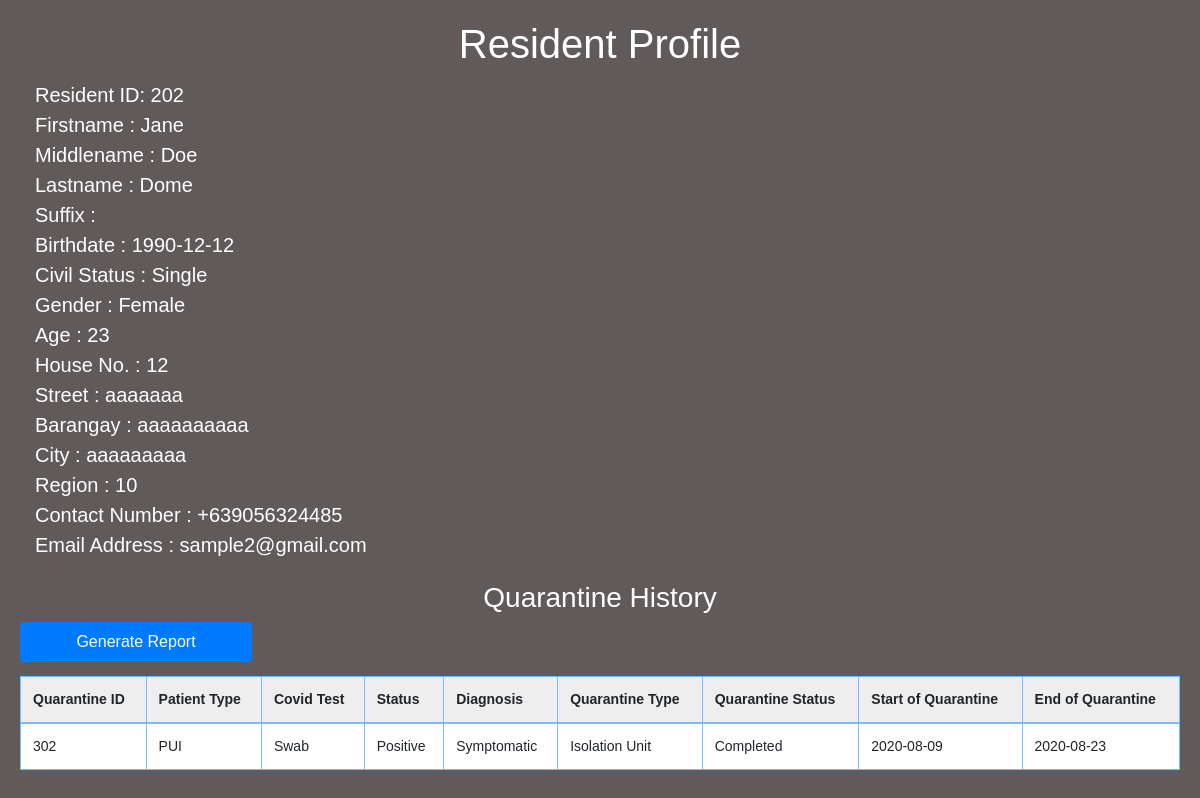
/resident-profile.php?ResidentID=202, run on an earlier commit of the app's database.
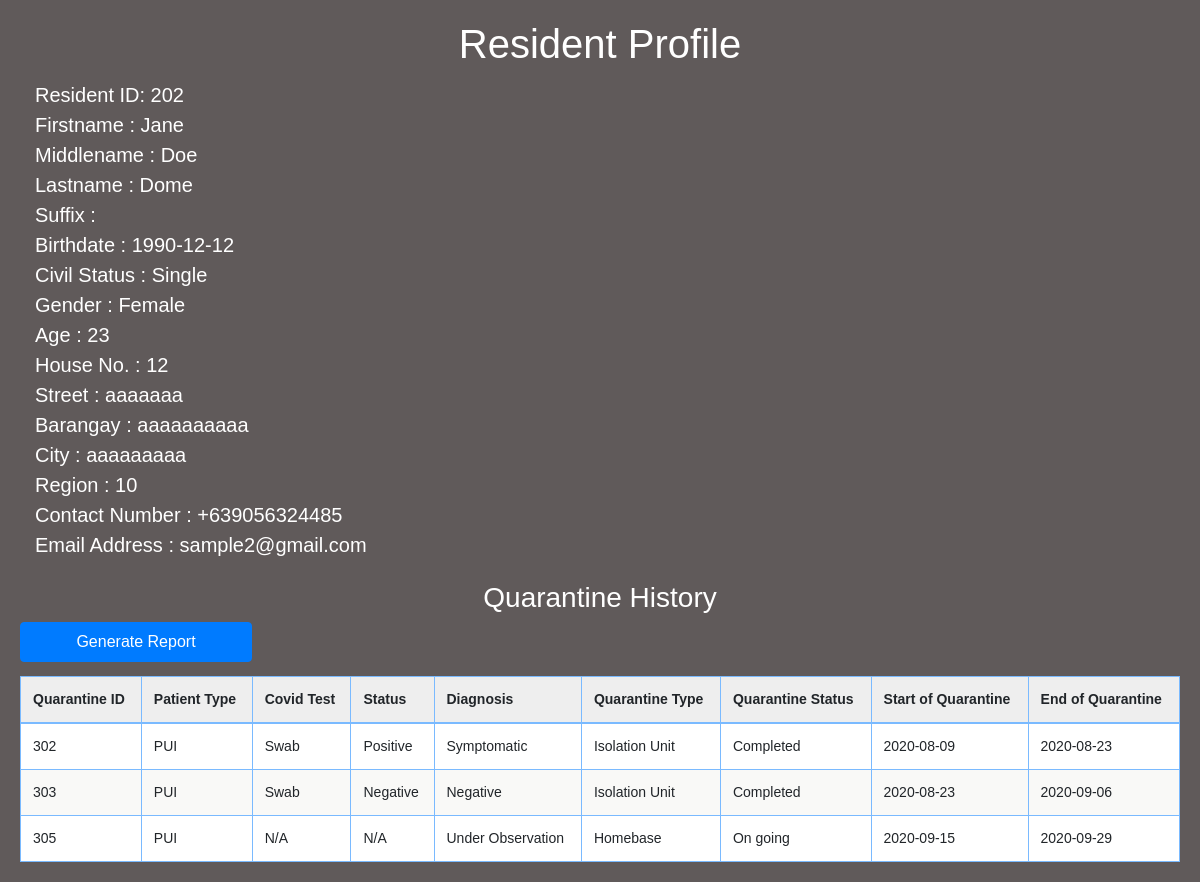
And on a later commit of the database.
### tables this page shows
CREATE TABLE `tbl_resident` (
  `residentID` int(8) NOT NULL AUTO_INCREMENT,
  `residentFname` varchar(20) NOT NULL,
  `residentMname` varchar(20) NOT NULL,
  `residentLname` varchar(20) NOT NULL,
  `residentSuffix` varchar(20) DEFAULT NULL,
  `residentGender` varchar(20) NOT NULL,
  `residentBirthdate` date NOT NULL,
  `residentAge` int(3) NOT NULL,
  `residentCivilStatus` varchar(20) NOT NULL,
  `residentHouseno` int(20) DEFAULT NULL,
  `residentStreet` varchar(20) NOT NULL,
  `residentBrgy` varchar(20) NOT NULL,
  `residentCity` varchar(20) NOT NULL,
  `residentRegion` int(8) NOT NULL,
  `residentPhone` varchar(20) NOT NULL,
  `residentEmail` varchar(30) NOT NULL,
  PRIMARY KEY (`residentID`)
);

CREATE TABLE `tbl_patient` (
  `patientQrtnID` int(8) NOT NULL AUTO_INCREMENT,
  `residentID` int(8) NOT NULL,
  `patientTest` varchar(10) NOT NULL,
  `patientStatus` varchar(10) NOT NULL,
  `patientType` varchar(10) NOT NULL,
  `patientQrtnType` varchar(20) NOT NULL,
  `patientQrtnStatus` varchar(20) NOT NULL,
  `patientQrtnStart` date NOT NULL,
  `patientQrtnEnd` date NOT NULL,
  `patientDiagnosis` varchar(30) NOT NULL,
  PRIMARY KEY (`patientQrtnID`),
  KEY `residentIDFK` (`residentID`),
  CONSTRAINT `residentIDFK` FOREIGN KEY (`residentID`) REFERENCES `tbl_resident` (`residentID`) ON UPDATE CASCADE
);

### resident-profile.php (called while the page is built)
<?php
    include("includes/template/header.php");
    include_once('utilities/dbconnect.php');
    include("includes/template/resident-content.php");
    include("includes/template/footer.php");
?>

### includes/template/resident-content.php (the view, shortened to what this page needs)
<?php
    $ResidentID=$_GET['ResidentID'];
    $sql = "SELECT * FROM tbl_resident WHERE residentID = '$ResidentID'";
    $data = mysqli_query($conn, $sql);
    $fetchdata = mysqli_fetch_assoc($data);
    $ResidentID = $fetchdata['residentID'];
?>
<h1 style="color: #ffffff;">Resident Profile</h1>
<div class="container-fluid" style="color: #ffffff;font-size: 20px;">
    Resident ID:
    <?= $fetchdata['residentID']; ?><br>
    Firstname :
    <?= $fetchdata['residentFname']; ?><br>
    Middlename :
    <?= $fetchdata['residentMname']; ?><br>
    Lastname :
    <?= $fetchdata['residentLname']; ?><br>
    Suffix :
    <?= $fetchdata['residentSuffix']; ?><br>
    Birthdate :
    <?= $fetchdata['residentBirthdate']; ?><br>
    Civil Status :
    <?= $fetchdata['residentCivilStatus']; ?><br>
    Gender :
    <?= $fetchdata['residentGender']; ?><br>
    Age :
    <?= $fetchdata['residentAge']; ?><br>
    House No. :
    <?= $fetchdata['residentHouseno']; ?><br>
    Street :
    <?= $fetchdata['residentStreet']; ?><br>
    Barangay :
    <?= $fetchdata['residentBrgy']; ?><br>
    City :
    <?= $fetchdata['residentCity']; ?><br>
    Region :
    <?= $fetchdata['residentRegion']; ?><br>
    Contact Number :
    <?= $fetchdata['residentPhone']; ?><br>
    Email Address :
    <?= $fetchdata['residentEmail']; ?><br>
</div>
<br><h3 style="color: #ffffff;text-align: center;">Quarantine History</h3>
    <div>
        <form method="post" action="utilities/resgenerate-report.php">
            <input type="submit" name="generate" class="btn btn-primary" value="Generate Report" />
        </form>
    </div>
<div>
    <table id="data" class="table table-primary">
        <thead>
            <tr>
                <th>Quarantine ID</th>
                <th>Patient Type</th>
                <th>Covid Test</th>
                <th>Status</th>
                <th>Diagnosis</th>
                <th>Quarantine Type</th>
                <th>Quarantine Status</th>
                <th>Start of Quarantine</th>
                <th>End of Quarantine</th>
            </tr>
        </thead>
        <tbody>
            <?php
                $sql = "SELECT * FROM tbl_patient WHERE residentID = '$ResidentID'";
                $result = mysqli_query($conn, $sql);
                if(mysqli_num_rows($result) > 0){
                    while($row = mysqli_fetch_assoc($result)){
            ?>
                        <tr>
                            <td><?= $row['patientQrtnID']; ?></td>
                            <td><?= $row['patientType']; ?></td>
                            <td><?= $row['patientTest']; ?></td>
                            <td><?= $row['patientStatus']; ?></td>
                            <td><?= $row['patientDiagnosis']; ?></td>
                            <td><?= $row['patientQrtnType']; ?></td>
                            <td><?= $row['patientQrtnStatus']; ?></td>
                            <td><?= $row['patientQrtnStart']; ?></td>
                            <td><?= $row['patientQrtnEnd']; ?></td>
                        </tr>
            <?php
                    }
                }
            ?>
        </tbody>
    </table>
</div>

### includes/template/header.php (shortened to what this page needs)
<!DOCTYPE html>
<html lang="en">
<head>
    <link rel="stylesheet" href="css/bootstrap.min.css">
    <link rel="stylesheet" href="css/all.min.css">
    <link rel="stylesheet" href="css/style.css">
    <link href="https://www.jqueryscript.net/css/jquerysctipttop.css" rel="stylesheet" type="text/css">
</head>
<body style="background-color: #605a5a;">

### includes/template/footer.php
</body>
</html>

### css/style.css (style rules this page uses)
body { margin: 0; background-color: #fafafa; font-family: 'Open Sans'; }
input { margin: 15px auto; display: block; width: 50%; padding: 8px; border: 1px solid gray; }
body { margin: 20px; font-family: "Ubuntu", "Trebuchet MS", sans-serif; font-size: 14px; background-color: #f06868; }
table { border-collapse: collapse; margin: 1em 0; }
th, td { padding: 5px 10px; border: 1px solid #999; }
th { background-color: #eee; padding: 10px; }
input, select { font: inherit; margin: 0; padding: 4px; }
tr:nth-child(odd) > td { background-color: #ffffff; }
tr:nth-child(even) > td { background-color: #f9f9f7; }
tr.odd > td { background-color: #ffffff; }
tr.even > td { background-color: #f9f9f7; }
h1 { color: #007bff; text-align: center; margin: 1% 2% 1%; }
input { width: 20%; height: 40px; }

What changed in the data, as far as the page shows it:
added tbl_patient: patientQrtnID "303", patientType "PUI", patientTest "Swab", patientStatus "Negative", patientDiagnosis "Negative", patientQrtnType "Isolation Unit", patientQrtnStatus "Completed", patientQrtnStart "2020-08-23", patientQrtnEnd "2020-09-06"
added tbl_patient: patientQrtnID "305", patientType "PUI", patientTest "N/A", patientStatus "N/A", patientDiagnosis "Under Observation", patientQrtnType "Homebase", patientQrtnStatus "On going", patientQrtnStart "2020-09-15", patientQrtnEnd "2020-09-29"
